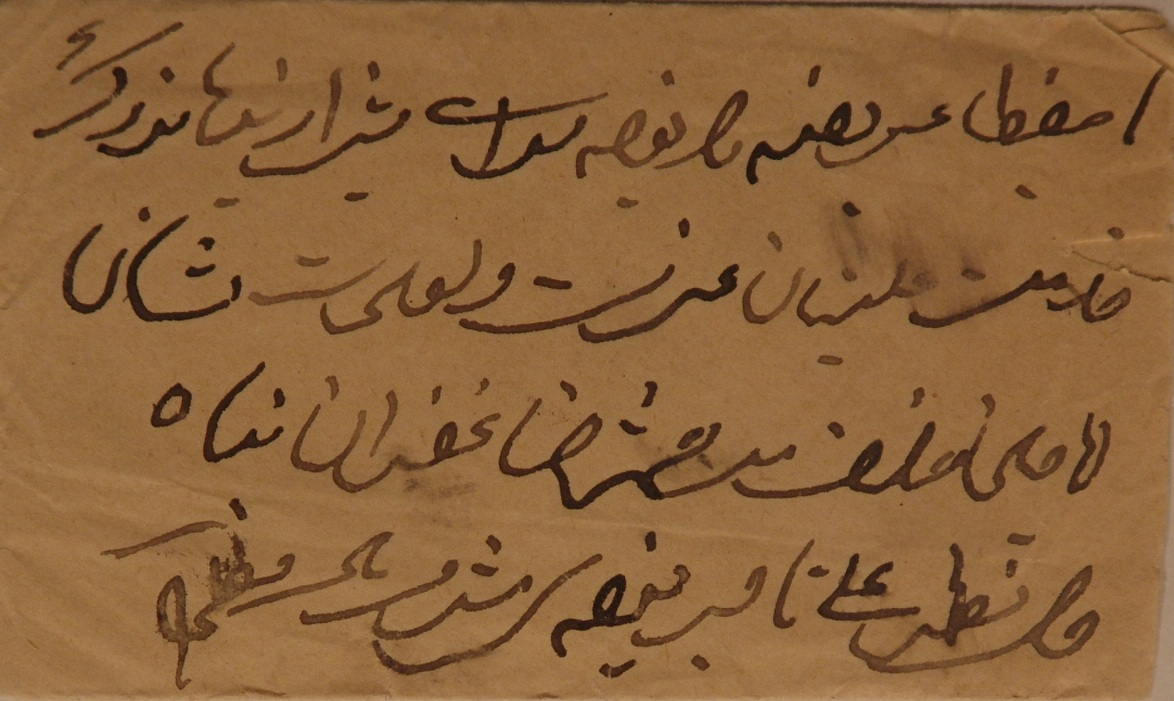
#> input picture image/PHIBD_2012_4.bmp, 1174 x 701 px, given in place of PHIBD_2012_4.png, which was not available
$ python image_to_512.py ../../image/PHIBD_2012_4.bmp
#> lines starting #> are read from the running program, lines starting #| are printed output that depends on the picture; pictures that were not available may be replaced by others from this repository, and a replacement may not be noted
### DIBCO/Base/tool_clean.py
import numpy as np
import cv2

# utils for binarization
IMG_EXTENSIONS = [
    '.jpg', '.JPG', '.jpeg', '.JPEG',
    '.png', '.PNG', '.bmp', '.BMP'
]


def check_is_image(file_name):
    return any(file_name.endswith(extension) for extension in IMG_EXTENSIONS)


# [275 lines left out: functions image_padding, getMedian, get_image_patch, get_image_patch_deep, not called in this run]

### DIBCO/Base/image_to_512.py
import os
import numpy as np
import cv2
from tool_clean import check_is_image, image_padding
import csv

# resize DIBCO train set image to 512
def main(argv=None):

    # image_dirs = ['../ThreeStageBinarization/DIBCO/train/image/', '../ThreeStageBinarization/DIBCO/test/image/']
    # mask_dirs = ['../ThreeStageBinarization/DIBCO/train/mask/', '../ThreeStageBinarization/DIBCO/test/mask/']
    image_dirs = ['../ThreeStageBinarization/image/']
    mask_dirs = ['../ThreeStageBinarization/mask/']

    imgh = 512
    imgw = 512
    reshape = (imgh, imgw)
    rotation = [0, 1, 2, 3]

    skip_resize_ratio = 6
    skip_max_length = 512
    padding_resize_ratio = 4

    # image_save_dirs = ['../ThreeStageBinarization/dibco_resize_6_4/train/image/', '../ThreeStageBinarization/dibco_resize_6_4/test/image/']
    # mask_save_dirs = ['../ThreeStageBinarization/dibco_resize_6_4/train/mask/', '../ThreeStageBinarization/dibco_resize_6_4/test/mask/']

    image_save_dirs = ['../ThreeStageBinarization/image_patches/512X512/']
    mask_save_dirs = ['../ThreeStageBinarization/mask_patches/512X512/']

    kernel = np.ones((5, 5), np.uint8)
    for image_dir, mask_dir, image_save_dir, mask_save_dir in zip(image_dirs, mask_dirs, image_save_dirs, mask_save_dirs):

        os.makedirs(image_save_dir, exist_ok=True)
        os.makedirs(mask_save_dir, exist_ok=True)
        image_list = os.listdir(image_dir)
        for image in image_list:
            if not check_is_image(image):
                print('not image', image)
                continue

            img_name = image.split('.')[0]
            # find and read mask file with gray
            if os.path.isfile(os.path.join(mask_dir, img_name + '.png')):
                mask = cv2.imread(os.path.join(mask_dir, img_name + '.png'), cv2.IMREAD_GRAYSCALE)
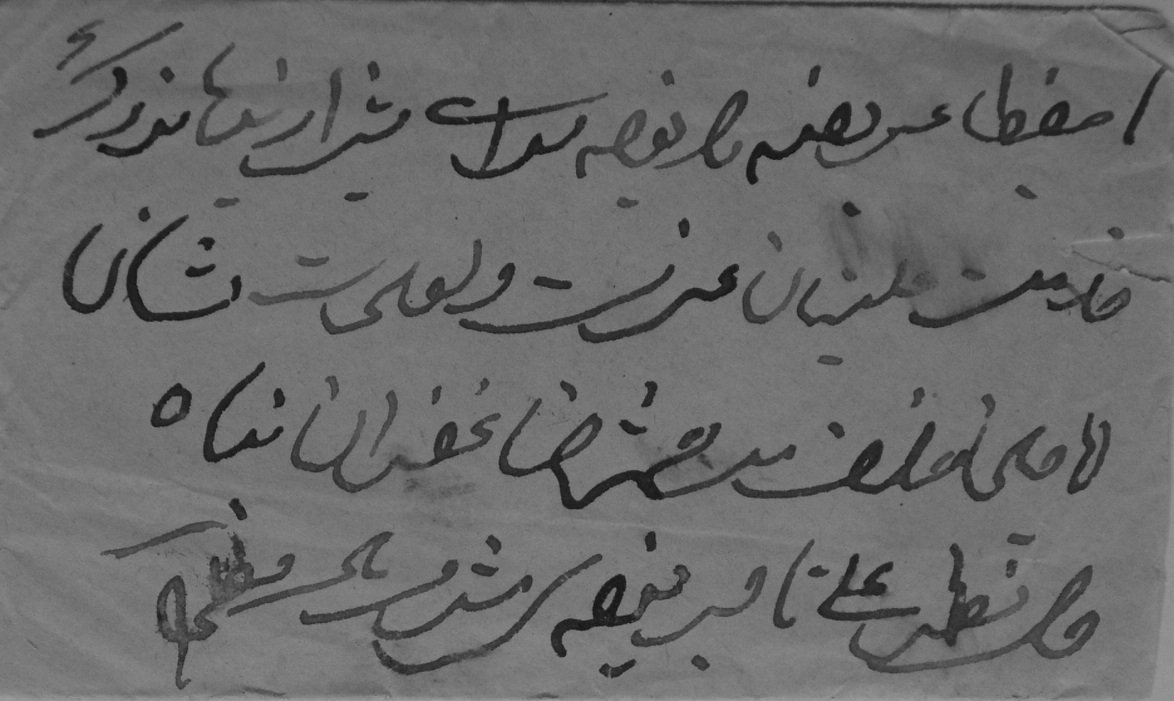
#> mask: shape (701, 1174); min 16, max 159, mean 106.8
            elif os.path.isfile(os.path.join(mask_dir, img_name + '.bmp')):
                mask = cv2.imread(os.path.join(mask_dir, img_name + '.bmp'), cv2.IMREAD_GRAYSCALE)
            else:
                print('no mask')
                continue

            # there are few images that have a value (1 ~ 254)
            # bickley image has faint text
            mask[mask < 190] = 0
#> mask: shape (701, 1174); every value is 0
            mask[mask >= 190] = 255

            image = cv2.imread(os.path.join(image_dir, image))
#> image is the input picture: shape (701, 1174, 3); mean B, G, R 59.2, 99.4, 139.5
            h, w = image.shape[:2]
#> h = 701; w = 1174
            min_length = min(h, w)
#> min_length = 701
            max_length = max(h, w)
#> max_length = 1174

            # pass global prediction
            if min_length * skip_resize_ratio < max_length or max_length < skip_max_length:
                continue

            if min_length * padding_resize_ratio < max_length:
                mask, _ = image_padding(mask, is_mask=True)
                image, _ = image_padding(image)

            print('processing the image:', img_name)

            image = cv2.resize(image, dsize=reshape, interpolation=cv2.INTER_NEAREST)
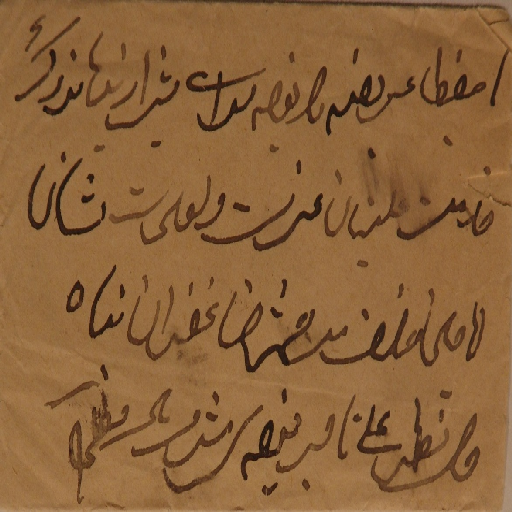
#> image: shape (512, 512, 3); mean B, G, R 59.1, 99.3, 139.5
            mask = cv2.resize(mask, dsize=reshape, interpolation=cv2.INTER_NEAREST)
#> mask: shape (512, 512); every value is 0
            mask = cv2.erode(mask, kernel, iterations=1)

            if 'test' in image_dir:
                cv2.imwrite('%s/%s.png' % (image_save_dir, img_name), image)
                cv2.imwrite('%s/%s.png' % (mask_save_dir, img_name), mask)
                continue

            for k in rotation:
                img_tmp = np.rot90(image, k)
                mask_tmp = np.rot90(mask, k)
                cv2.imwrite('%s/%s_r%d.png' % (image_save_dir, img_name, k), img_tmp)
                cv2.imwrite('%s/%s_r%d.png' % (mask_save_dir, img_name, k), mask_tmp)
#> this loop made 4 passes
#> pass 2, in main, `img_tmp = np.rot90(image, k)`:
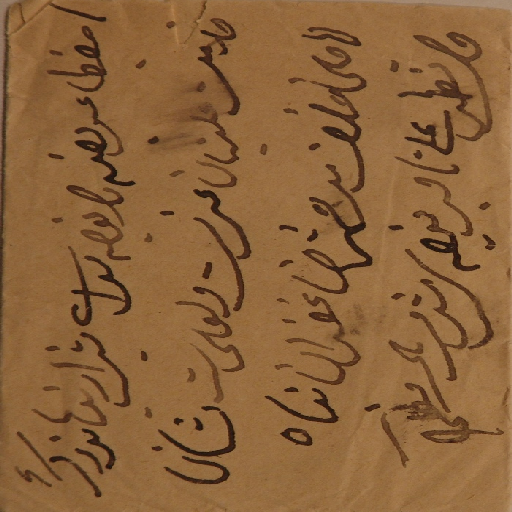
#> img_tmp: shape (512, 512, 3); mean B, G, R 59.1, 99.3, 139.5
#> pass 3, in main, `img_tmp = np.rot90(image, k)`:
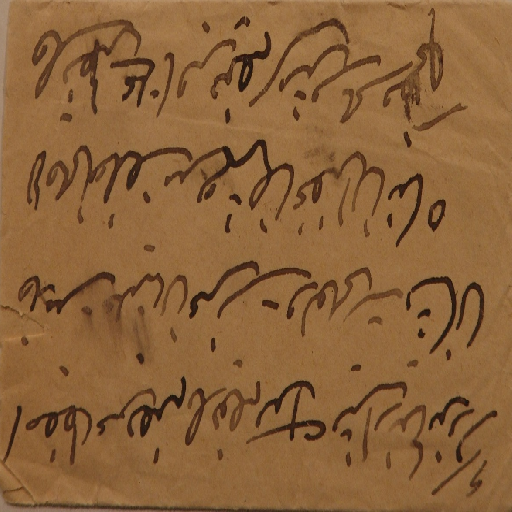
#> img_tmp: shape (512, 512, 3); mean B, G, R 59.1, 99.3, 139.5

            # vertical axis
            img_tmp = np.fliplr(image)
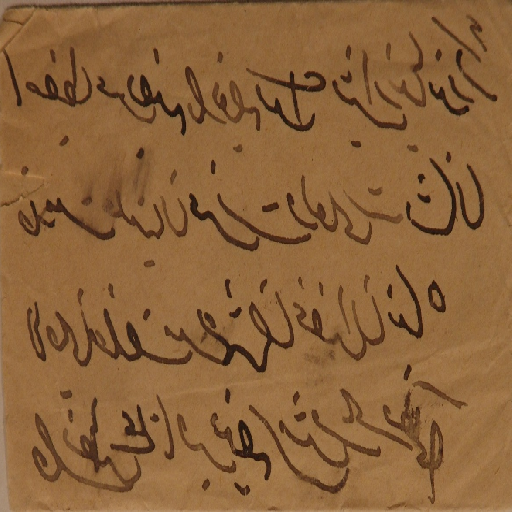
#> img_tmp: shape (512, 512, 3); mean B, G, R 59.1, 99.3, 139.5
            mask_tmp = np.fliplr(mask)
            cv2.imwrite('%s/%s_v%d.png' % (image_save_dir, img_name, 0), img_tmp)
            cv2.imwrite('%s/%s_v%d.png' % (mask_save_dir, img_name, 0), mask_tmp)

            # horizontal axis
            img_tmp = np.flipud(image)
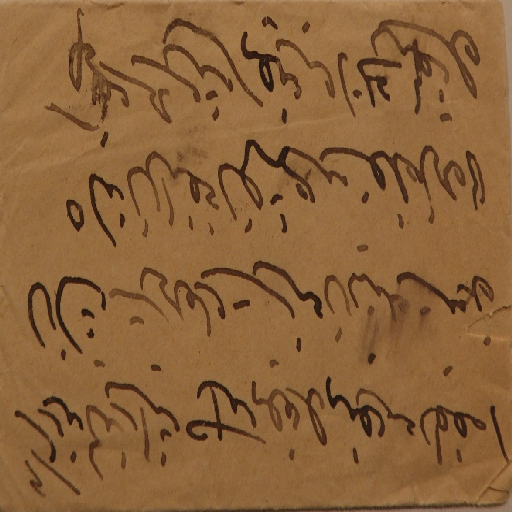
#> img_tmp: shape (512, 512, 3); mean B, G, R 59.1, 99.3, 139.5
            mask_tmp = np.flipud(mask)
            cv2.imwrite('%s/%s_h%d.png' % (image_save_dir, img_name, 0), img_tmp)
            cv2.imwrite('%s/%s_h%d.png' % (mask_save_dir, img_name, 0), mask_tmp)

if __name__ == '__main__':
    main()
